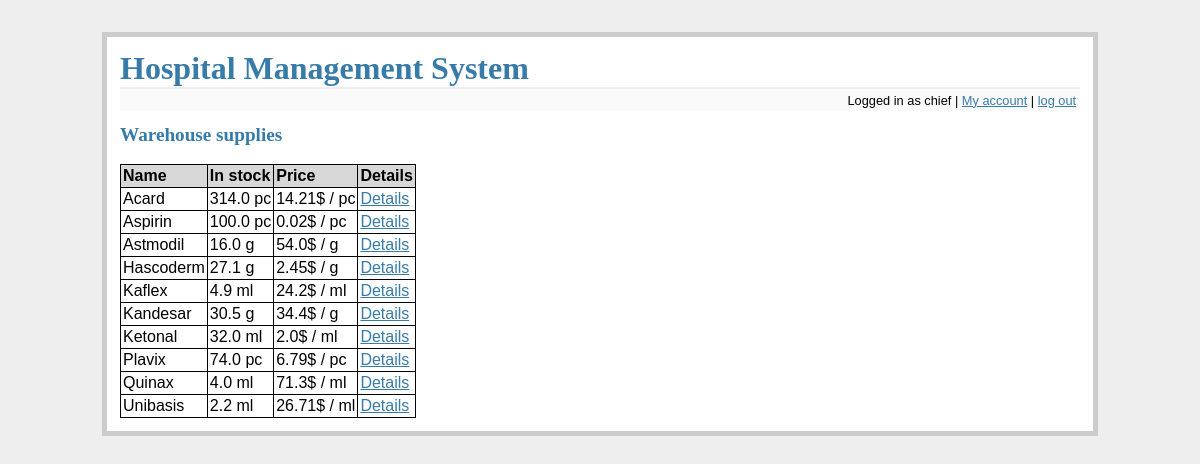
/view_supplies (signed in), run on an earlier commit of the app's database.
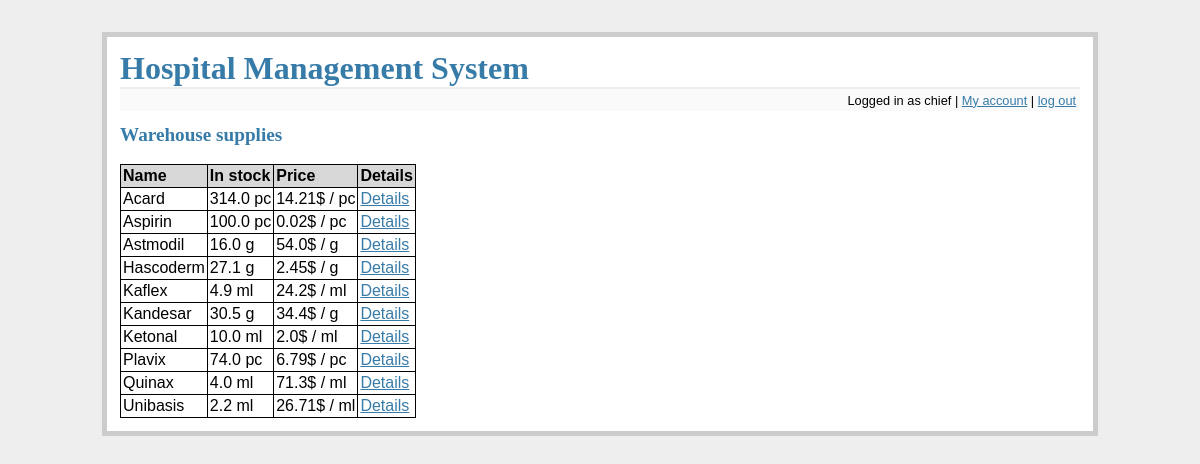
And on a later commit of the database.
### tables this page shows
CREATE TABLE drugs (
    id integer primary key autoincrement,
    name text not null,
    quantity float not null,
    unit_id integer not null,
    price float not null,
    min_rights integer not null,
    active integer not null,
    foreign key(unit_id) references units(id)
);

### flaskr.py (the view)
@app.route('/view_supplies', methods=['GET'])
def view_supplies():
    db = get_db()
    position = get_position(db, session['username'])
    if 'logged_in' not in session or not session['logged_in'] or position not in ['Admin', 'Warehouseman', 'Head physician']:
        flash('You do not have rights to access this part of website')
        return redirect(url_for('main_screen'))
    supplies = get_all_active_drugs(db)
    return render_template('view_supplies.html', supplies=supplies)

### flaskr.py (called while the page is built)
def connect_db():
    rv = sqlite3.connect(app.config['DATABASE'])
    rv.row_factory = sqlite3.Row
    return rv

def get_db():
    if not hasattr(g, 'sqlite_db'):
        g.sqlite_db = connect_db()
    return g.sqlite_db

### tools.py (called while the page is built)
def get_position(db, user):
    cur = db.execute('select p.name from employees as e join positions as p on e.position_id = p.id where e.login = ?', [user])
    res = cur.fetchone()
    return res[0] if res else None

def get_all_active_drugs(db):
    return db.execute('select d.name, d.quantity||\' \'||u.name, d.price||\'$ / \'||u.name, d.id from drugs d join units u on d.unit_id = u.id where d.active = 1 order by d.name').fetchall()

### templates/view_supplies.html
{% extends "layout.html" %}
{% block body %}
  <h2>Warehouse supplies</h2>
  <br/>
  <table class=dbtable>
  <tr><td>Name<td>In stock<td>Price<td>Details
  {% for row in supplies %}
  <tr>
      <td>{{ row[0] }}<td>{{ row[1] }}<td>{{ row[2] }}
      <td><a href="{{ url_for('drug_details', drug=row[3]) }}">Details
  </tr>
  {% endfor %}
  </table>
{% endblock %}

What changed in the data, as far as the page shows it:
changed drugs "Ketonal": row "32.0 ml" → "10.0 ml"
